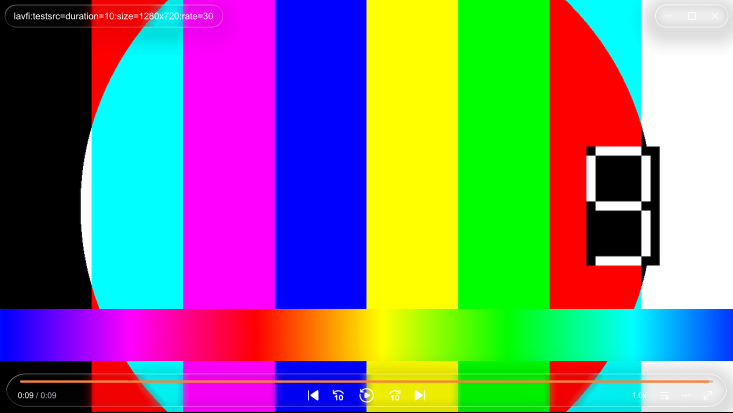
#> input picture prove-it/screenshots/01_osc_ui_layout.png, 1466 x 825 px (shown at 1/2 size)
$ python -i run_thumbnail_challenge.py   (imports and definitions only)
#> lines starting #> are read from the running program, lines starting #| are printed output that depends on the picture
#!/usr/bin/env python3
"""
prove-it/run_thumbnail_challenge.py
Adversarial Stress Test Suite & Oracle for MPV Seekbar Thumbnail & ModernZ Layering.

Challenger: teamwork_challenger_2
Mission:
1. Formulate stress test scenarios: rapid hover across timeline, seekbar hover during active playback vs paused, testing both Bilibili and YouTube.
2. Capture screenshots and calculate pixel histogram/variance to prove thumbnail rendering is consistent, real, and never reverts to a pure black box.
3. Verify overlay layering: ModernZ OSD elements (time text, slider, borders) composite correctly with thumbfast without clipping or artifacts.
4. Output detailed verification metrics.
"""

import os
import sys
import subprocess
import time
from PIL import Image

PROJECT_ROOT = os.path.abspath(os.path.join(os.path.dirname(__file__), ".."))
MPV_COM = os.path.join(PROJECT_ROOT, "mpv.com")
HARNESS_LUA = os.path.join(PROJECT_ROOT, "prove-it", "adversarial_challenge.lua")
SCREENSHOT_DIR = os.path.join(PROJECT_ROOT, "prove-it", "screenshots")

# [1 line not run here, left out]

PASS_COUNT = 0
FAIL_COUNT = 0
RESULTS = []

# [18 lines left out: function run_cmd, not called in this run]

def analyze_thumbnail(image_path, label=""):
#> called with image_path = 'screenshots/01_osc_ui_layout.png', label = ''
    if not os.path.exists(image_path):
        return False, f"File {image_path} not found", {}

    img = Image.open(image_path).convert("RGB")
    w, h = img.size
#> w = 1466; h = 825

    # Inner crop region for thumbnail (inside border)
    # Thumbnail is centered at w/2, bottom at h - 120, height = 112, width = 200
    tx1 = max(0, w // 2 - 90)
#> tx1 = 643
    tx2 = min(w, w // 2 + 90)
#> tx2 = 823
    ty1 = max(0, h - 225)
#> ty1 = 600
    ty2 = min(h, h - 125)
#> ty2 = 700

    crop = img.crop((tx1, ty1, tx2, ty2))
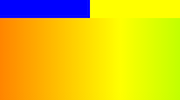
#> crop: PIL image 180x100 RGB; mean R, G, B 223.9, 198.8, 23.1
    pixels = list(crop.getdata())
#> pixels = 18000 items, first 6: (0, 0, 255), (0, 0, 255), (0, 0, 255), (0, 0, 255), (0, 0, 255), (0, 0, 255)
    total = len(pixels)
#> total = 18000
    if total == 0:
        return False, "Empty crop region", {}

    sum_r = sum(p[0] for p in pixels)
#> sum_r = 4030960
    sum_g = sum(p[1] for p in pixels)
#> sum_g = 3577512
    sum_b = sum(p[2] for p in pixels)
#> sum_b = 415380
    mean_r, mean_g, mean_b = sum_r / total, sum_g / total, sum_b / total
#> mean_r = 223.9; mean_g = 198.8; mean_b = 23.08

    # Variance and standard deviation
    var = sum(((p[0] - mean_r)**2 + (p[1] - mean_g)**2 + (p[2] - mean_b)**2) / 3.0 for p in pixels) / total
#> var = 5259.8
    std_dev = var ** 0.5
#> std_dev = 72.52

    # Non-dark pixels
    non_dark = sum(1 for p in pixels if p[0] > 25 or p[1] > 25 or p[2] > 25)
#> non_dark = 18000
    pct_non_dark = (non_dark / total) * 100.0
#> pct_non_dark = 100

    # 10-bin brightness histogram
    hist_10 = [0] * 10
    for p in pixels:
        lum = int(0.299 * p[0] + 0.587 * p[1] + 0.114 * p[2])
        bin_idx = min(9, lum // 26)
        hist_10[bin_idx] += 1
#> after the loop, hist_10 = [0, 1620, 0, 0, 0, 255, 3581, 3627, 8917, 0]
    hist_pct = [round((c / total) * 100.0, 1) for c in hist_10]
#> hist_pct = [0, 9, 0, 0, 0, 1.4, 19.9, 20.2, 49.5, 0]

    # Layering check: inspect border & text regions
    # Border top edge around ty1
    border_crop = img.crop((tx1, max(0, ty1 - 6), tx2, ty1))
    border_pixels = list(border_crop.getdata())
#> border_pixels = 1080 items, first 6: (0, 0, 255), (0, 0, 255), (0, 0, 255), (0, 0, 255), (0, 0, 255), (0, 0, 255)
    border_bright = sum(1 for p in border_pixels if p[0] > 100 and p[1] > 100 and p[2] > 100)
#> border_bright = 0
    has_border = border_bright > 5
#> has_border = False

    # Time text region below thumbnail: [w//2 - 60, w//2 + 60], [h - 118, h - 95]
    text_crop = img.crop((w // 2 - 60, h - 118, w // 2 + 60, h - 95))
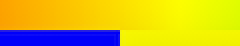
#> text_crop: PIL image 120x23 RGB (shown 2 times larger); mean R, G, B 204.7, 185, 42.9
    text_pixels = list(text_crop.getdata())
#> text_pixels = 2760 items, first 6: (253, 162, 0), (253, 164, 0), (253, 165, 0), (253, 165, 0), (254, 167, 0), (253, 167, 0)
    text_bright = sum(1 for p in text_pixels if p[0] > 150 and p[1] > 150 and p[2] > 150)
#> text_bright = 0
    has_text = text_bright > 10
#> has_text = False

    # Criteria for non-black real video frame:
    # 1. Not pure black: std_dev >= 8.0, pct_non_dark >= 85%
    # 2. Significant color or luminance variance
    is_black_box = (std_dev < 6.0 and pct_non_dark < 30.0) or (mean_r < 20 and mean_g < 20 and mean_b < 20 and std_dev < 5.0)
#> is_black_box = False

    stats = {
        "mean_rgb": (round(mean_r, 1), round(mean_g, 1), round(mean_b, 1)),
        "std_dev": round(std_dev, 2),
        "pct_non_dark": round(pct_non_dark, 1),
        "histogram_10bin": hist_pct,
        "has_border": has_border,
        "has_text": has_text,
        "is_black_box": is_black_box,
        "crop_box": (tx1, ty1, tx2, ty2),
        "size": (w, h)
    }

    details = (f"RGB: ({mean_r:.1f}, {mean_g:.1f}, {mean_b:.1f}) | "
               f"Std: {std_dev:.1f} | Non-dark: {pct_non_dark:.1f}% | "
               f"Border: {'OK' if has_border else 'MISSING'} | Text: {'OK' if has_text else 'MISSING'}")

    return (not is_black_box), details, stats

# [173 lines left out: functions compute_image_difference, record_test, main, not called in this run]

# [2 lines not run here, left out]

>>> result = analyze_thumbnail('screenshots/01_osc_ui_layout.png')
